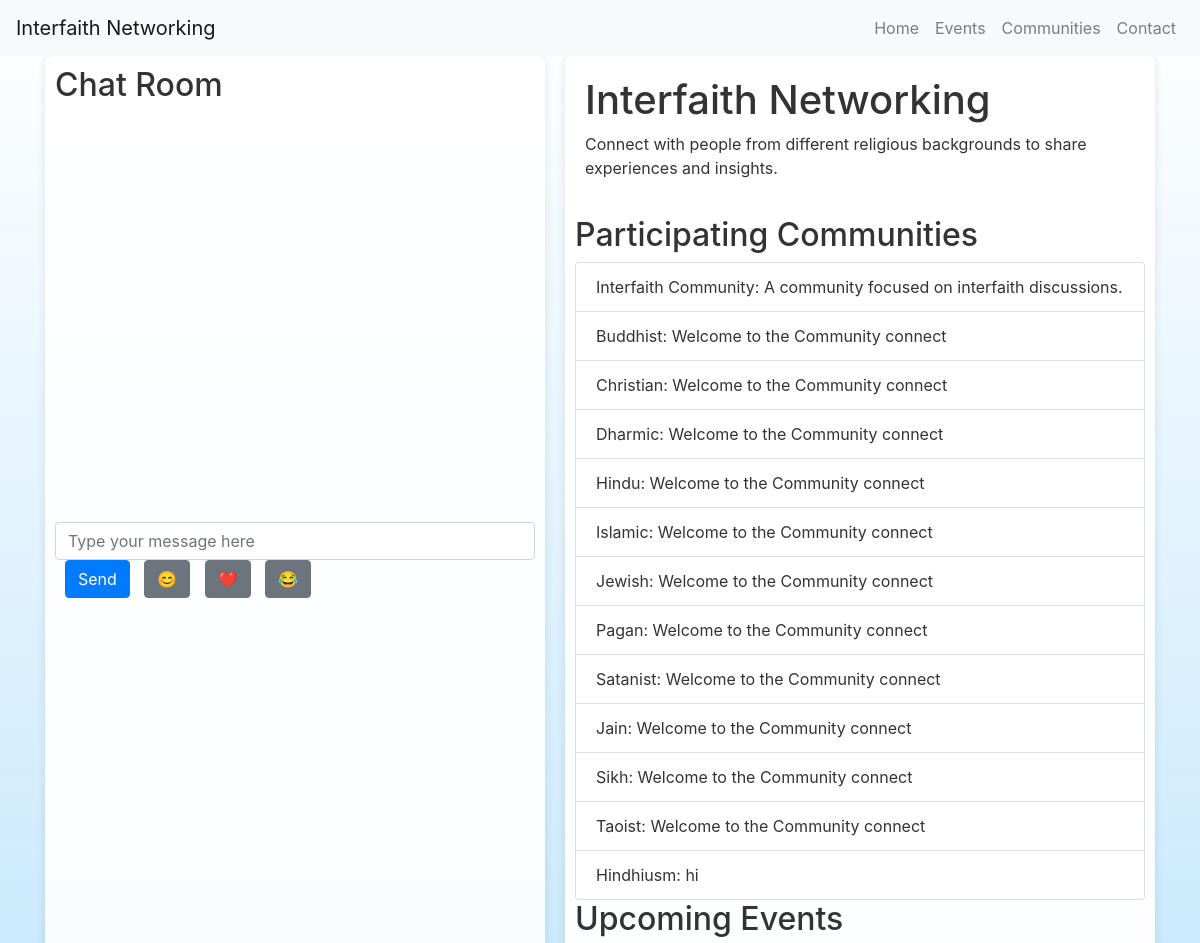
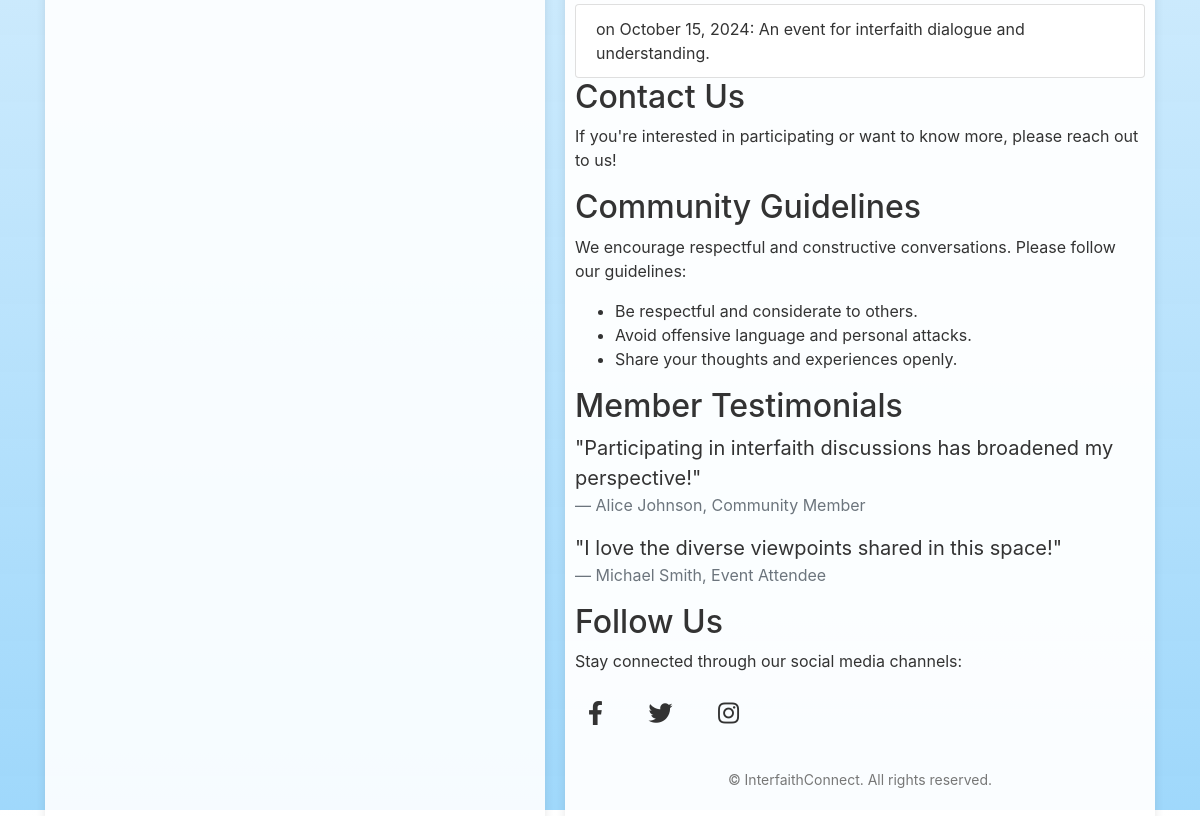
The page /communities/interfaith_networking/ on the database its author committed (2 pictures, top to bottom).
### events/models.py (models this page shows, shortened)
class Community(models.Model):
    name = models.CharField(max_length=100, unique=True)  # Community name, must be unique
    description = models.TextField()  # Description of the community
    created_by = models.ForeignKey(User, on_delete=models.CASCADE)  # User who created the community
    is_interfaith = models.BooleanField(default=False)  # Flag to identify interfaith communities

class Event(models.Model):
    EVENT_TYPE_CHOICES = [
        ('public', 'Public'),
        ('private', 'Private'),
        ('interfaith', 'Interfaith'),
    ]
    community = models.ForeignKey(Community, on_delete=models.CASCADE)  # Event belongs to a community
    title = models.CharField(max_length=200)  # Event title
    date = models.DateTimeField(null=True, blank=True)  # Date and time of the event
    location = models.CharField(max_length=200)  # Location of the event
    description = models.TextField()  # Detailed description of the event
    organizer = models.CharField(max_length=100)  # Name of the event organizer
    max_participants = models.PositiveIntegerField(null=True, blank=True)  # Maximum participants, can be null
    rsvp_deadline = models.DateTimeField(null=True, blank=True)  # Deadline for RSVPs, optional
    created_by = models.ForeignKey(User, on_delete=models.CASCADE)  # User who created the event
    type = models.CharField(max_length=10, choices=EVENT_TYPE_CHOICES, default='public')  # Event type (public/private)

### events/views.py (the view)
# urls.py: path('interfaith_networking/', interfaith_networking, name='interfaith_networking'),
def interfaith_networking(request):
    communities = Community.objects.filter(is_interfaith=True)  # Filter communities based on some criteria
    events = Event.objects.filter(type='interfaith').order_by('date')  # Assuming you have a 'type' field
    context = {
        'title': 'Interfaith Networking',
        'description': 'Connect with people from different religious backgrounds to share experiences and insights.',
        'communities': communities,
        'events': events,
    }
    return render(request, 'events/interfaith_networking.html', context)

### events/templates/events/interfaith_networking.html (shortened to what this page needs)
<!DOCTYPE html>
<html lang="en">
<head>
    <link rel="stylesheet" href="https://stackpath.bootstrapcdn.com/bootstrap/4.5.2/css/bootstrap.min.css">
    <link rel="stylesheet" href="https://cdnjs.cloudflare.com/ajax/libs/font-awesome/5.15.4/css/all.min.css">
</head>
<body>
    <nav class="navbar navbar-expand-lg navbar-light bg-light">
        <a class="navbar-brand" href="#">{{ title }}</a>
        <div class="collapse navbar-collapse" id="navbarNav">
            <ul class="navbar-nav ml-auto">
                <li class="nav-item">
                    <a class="nav-link" href="#">Home</a>
                </li>
                <li class="nav-item">
                    <a class="nav-link" href="#">Events</a>
                </li>
                <li class="nav-item">
                    <a class="nav-link" href="#">Communities</a>
                </li>
                <li class="nav-item">
                    <a class="nav-link" href="#">Contact</a>
                </li>
            </ul>
        </div>
    </nav>
    <div class="container">
        <div class="chat-room">
            <h2>Chat Room</h2>
            <div id="chat-log"></div>
            <div>
                <input id="chat-message-input" type="text" class="form-control" placeholder="Type your message here" style="display: inline-block;">
                <button class="btn btn-primary send-button" onclick="sendMessage()">Send</button>
                <button class="btn btn-secondary send-button" onclick="addEmoji('😊')">😊</button>
                <button class="btn btn-secondary send-button" onclick="addEmoji('❤️')">❤️</button>
                <button class="btn btn-secondary send-button" onclick="addEmoji('😂')">😂</button>
            </div>
        </div>
        <div class="left-content">
            <div class="header">
                <h1>{{ title }}</h1>
                <p>{{ description }}</p>
            </div>
            <h2>Participating Communities</h2>
            <ul class="list-group">
                {% for community in communities %}
                    <li class="list-group-item">{{ community.name }}: {{ community.description }}</li>
                {% empty %}
                    <li class="list-group-item">No interfaith communities found.</li>
                {% endfor %}
            </ul>
            <h2>Upcoming Events</h2>
            <ul class="list-group">
                {% for event in events %}
                    <li class="list-group-item">{{ event.name }} on {{ event.date|date:"F j, Y" }}: {{ event.description }}</li>
                {% empty %}
                    <li class="list-group-item">No upcoming events found.</li>
                {% endfor %}
            </ul>
            <h2>Contact Us</h2>
            <p>If you're interested in participating or want to know more, please reach out to us!</p>
            <h2>Community Guidelines</h2>
            <p>We encourage respectful and constructive conversations. Please follow our guidelines:</p>
            <ul>
                <li>Be respectful and considerate to others.</li>
                <li>Avoid offensive language and personal attacks.</li>
                <li>Share your thoughts and experiences openly.</li>
            </ul>
            <h2>Member Testimonials</h2>
            <blockquote class="blockquote">
                <p class="mb-0">"Participating in interfaith discussions has broadened my perspective!"</p>
                <footer class="blockquote-footer">Alice Johnson, Community Member</footer>
            </blockquote>
            <blockquote class="blockquote">
                <p class="mb-0">"I love the diverse viewpoints shared in this space!"</p>
                <footer class="blockquote-footer">Michael Smith, Event Attendee</footer>
            </blockquote>
            <h2>Follow Us</h2>
            <p>Stay connected through our social media channels:</p>
            <div class="social-icons">
                <a href="#" class="btn btn-link"><i class="fab fa-facebook-f"></i></a>
                <a href="#" class="btn btn-link"><i class="fab fa-twitter"></i></a>
                <a href="#" class="btn btn-link"><i class="fab fa-instagram"></i></a>
            </div>
            <div class="footer">
                &copy; {{ current_year }} InterfaithConnect. All rights reserved.
            </div>
        </div>
    </div>
</body>
</html>

### events/templates/events/interfaith_networking.html (style rules this page uses)
body { background: linear-gradient(to top, rgba(135, 206, 250, 0.8), rgba(255, 255, 255, 0.9)), url('https://cdn.pixabay.com/photo/2016/05/01/11/10/clouds-1421806_1280.jpg') no-repeat center center fixed; background-size: cover; color: #333; height: 100vh; overflow: hidden; }
.container { display: flex; height: 100%; }
.chat-room { width: 500px; background: rgba(255, 255, 255, 0.9); border-radius: 8px; padding: 10px; box-shadow: 0 0 10px rgba(0, 0, 0, 0.1); height: 100%; display: flex; flex-direction: column; margin-right: 20px; }
.left-content { flex: 1; padding: 10px; overflow-y: auto; background: rgba(255, 255, 255, 0.95); border-radius: 8px; box-shadow: 0 0 10px rgba(0, 0, 0, 0.1); }
#chat-log { width: 100%; height: 400px; resize: none; margin-bottom: 10px; overflow-y: auto; display: flex; flex-direction: column-reverse; }
.social-icons a { margin-right: 15px; color: #333; font-size: 24px; }
.header { background: rgba(255, 255, 255, 0.8); border-radius: 8px; padding: 10px; margin-bottom: 10px; }
.footer { text-align: center; padding: 10px; margin-top: 20px; font-size: 14px; color: #777; }
.send-button { margin-left: 10px; }

### rows shown on the page
Community: name "Interfaith Community", description "A community focused on interfaith discussions."
Community: name "Buddhist", description "Welcome to the Community connect"
Community: name "Christian", description "Welcome to the Community connect"
Community: name "Dharmic", description "Welcome to the Community connect"
Community: name "Hindu", description "Welcome to the Community connect"
Community: name "Islamic", description "Welcome to the Community connect"
Community: name "Jewish", description "Welcome to the Community connect"
Community: name "Pagan", description "Welcome to the Community connect"
Community: name "Satanist", description "Welcome to the Community connect"
Community: name "Jain", description "Welcome to the Community connect"
Community: name "Sikh", description "Welcome to the Community connect"
Community: name "Taoist", description "Welcome to the Community connect"
Community: name "Hindhiusm", description "hi"
Event: date "October 15, 2024", description "An event for interfaith dialogue and understanding."

### other values the page prints
{{ title }} "Interfaith Networking"
{{ description }} "Connect with people from different religious backgrounds to share experiences and insights."
